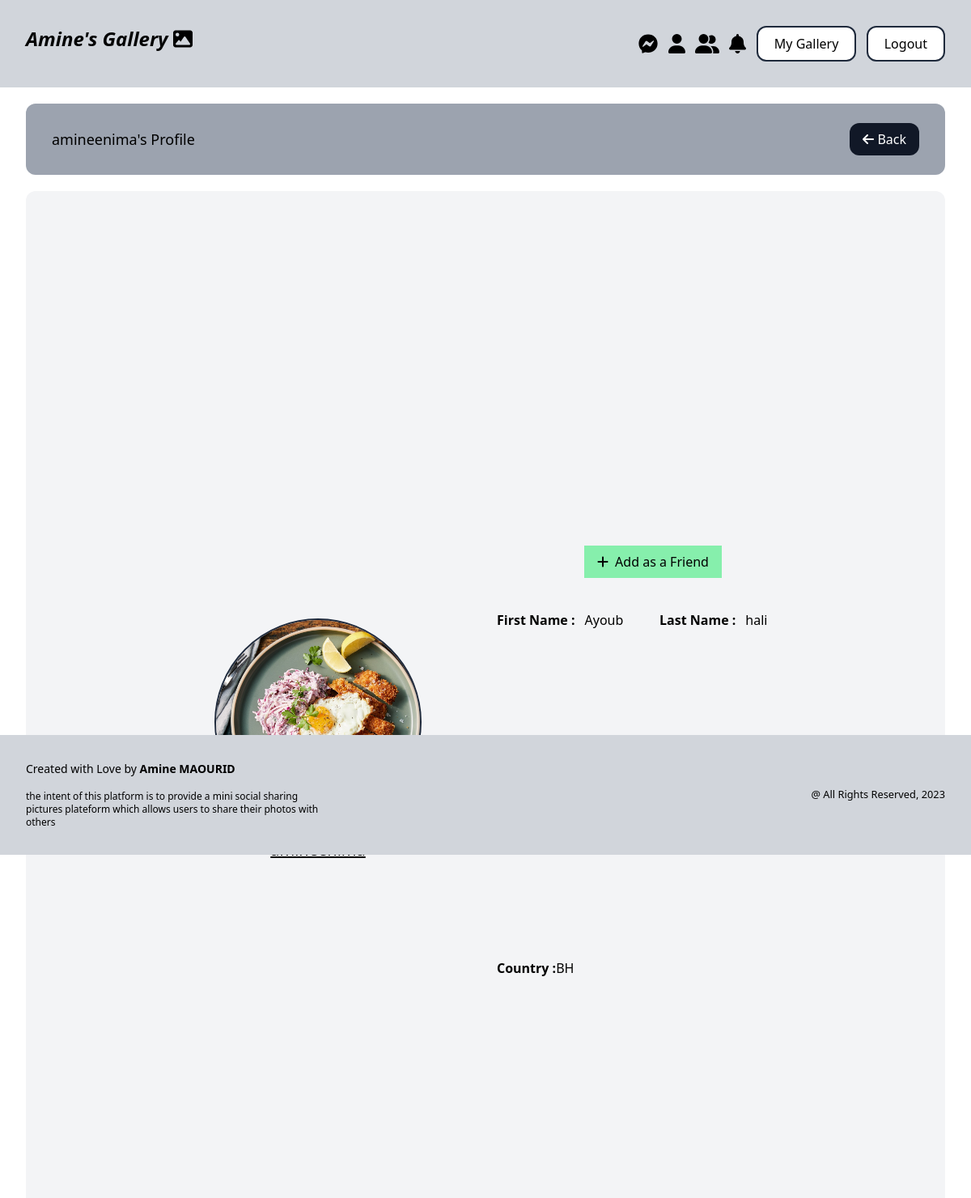
Page /profile/amineenima/ (signed in) on the committed database.
### userprofile/models.py (models this page shows, shortened)
class UserProfile(models.Model) :
    first_name = models.CharField(blank=True, null=True, max_length=100)
    last_name = models.CharField(blank=True, null=True, max_length=100)
    birthdate = models.DateField(blank=True, null=True)
    bio = models.CharField(max_length=300, null=True, blank=True)
    user = models.ForeignKey(User, related_name='profile_data', on_delete=models.CASCADE)
    profile_picture = models.ImageField(blank=True, null=True, upload_to='profile/')
    country = CountryField(default='US')

### userprofile/views.py (the view)
# urls.py: path('<str:username>/', views.get_profile, name='view_profile'),
@login_required
def get_profile(request, username) :
    try :
        user = User.objects.get(username=username)
    except User.DoesNotExist :
        messages.error(request, 'Not found 404')
        return redirect(reverse('gallery'))
    user_profile_data = UserProfile.objects.filter(user=user)
    context = {}
    are_we_friends = False
    i_invited_him = False
    he_invited_me = False
    no_invitation = True
    have_i_already_sent_a_friendship_request = FriendshipRequest.objects.filter(initiated_by=request.user, sent_to=user).exists()
    if have_i_already_sent_a_friendship_request :
        i_invited_him = True
        no_invitation = False
        if FriendshipRequest.objects.filter(initiated_by=request.user, sent_to=user).first().status == True :
            are_we_friends = True
    has_he_already_sent_a_friendship_request_to_me = FriendshipRequest.objects.filter(initiated_by = user, sent_to=request.user).exists()
    if has_he_already_sent_a_friendship_request_to_me :
        he_invited_me = True
        no_invitation = False
        if FriendshipRequest.objects.filter(initiated_by=user, sent_to=request.user).first().status == True :
            are_we_friends = True
    if user_profile_data.exists():
        country = Country(user_profile_data.first().country)
        if country :
            context = {'user_profile_data' : user_profile_data.first(), 'username' : username,
                       'country_data' : country,
                       'are_we_friends' : are_we_friends,
                       'i_invited_him' : i_invited_him,
                       'he_invited_me' : he_invited_me,
                       'no_invitation' : no_invitation}
        else :
            context = {'user_profile_data' : user_profile_data.first(), 'username' : username,
                       'are_we_friends' : are_we_friends,
                       'i_invited_him' : i_invited_him,
                       'he_invited_me' : he_invited_me,
                       'no_invitation' : no_invitation}
        return render(request, 'userprofile/user_profile.html', context)
    else :
        context = {'username' : username, 'are_we_friends' : are_we_friends,
                   'i_invited_him' : i_invited_him,
                   'he_invited_me' : he_invited_me,
                   'no_invitation' : no_invitation}
        return render(request, 'userprofile/user_profile.html', context)

### userprofile/templates/userprofile/user_profile.html (shortened to what this page needs)
{% extends 'userprofile/base.html' %}
{% load static %}
{% load countries %}
{% block content %}
    <div class="h-screen flex flex-col">
        <div class="flex justify-between py-6 px-8 bg-gray-400 rounded-xl mb-5 items-center">
            <h3 class="text-lg">{{username}}'s Profile </h3>
            <button class="py-2 px-4 bg-gray-900 text-white hover:bg-gray-700 rounded-xl">
                <a href="{% url 'profile:my_profile' %}" class="flex items-center">
                    <i class="fa-solid fa-arrow-left"></i>
                    <p class="ml-1">Back</p>
                </a>
            </button>
        </div>
        <div class="h-full bg-gray-100 rounded-xl p-6 flex flex-col items-center">
            {% if user_profile_data %}
                <div class="grid grid-cols-2 gap-3 h-full w-3/4">
                    <div class="flex flex-col items-center justify-center">
                        <div class="bg-gray-200 rounded-full border-2 border-slate-800 w-64 h-64 overflow-clip">
                            {% if user_profile_data.profile_picture %}
                            <img src="{{user_profile_data.profile_picture.url}}" alt="profile_picture"
                            class="w-full h-full object-cover">
                            {% else %}
                                <img src="{% static 'profile/anonymous.avif' %}" alt="anonymous_profile"
                                class="w-full h-full object-cover">
                            {% endif %}
                        </div>
                        <p class="text-xl underline my-4"> {{username}} </p>
                    </div>
                    <div class="flex justify-center items-center">
                        <div class="grid grid-cols-2 gap-4 h-1/2 p-2">
                            <div class="col-span-2 flex items-center">
                                {% if are_we_friends %}
                                    <button class="py-2 px-4 bg-gray-200 hover:bg-gray-600 hover:text-white m-auto">
                                        Message
                                    </button>
                                {% else %}
                                    {% if no_invitation %}
                                        <form action="{% url 'friends:send_request' username %}" method="POST" class="m-auto h-fit w-fit mb-6">
                                            <button class="py-2 px-4 flex items-center bg-green-300 hover:bg-green-600 hover:text-white">
                                                <i class="fa-solid fa-plus"></i> <p class="ml-2">Add as a Friend</p>
                                            </button>
                                        </form>
                                    {% endif %}
                                {% endif %}
                            </div>
                            <div class="flex">
                                <label class="font-bold mr-3">First Name : </label>
                                <p>{{user_profile_data.first_name}}</p>
                            </div>
                            <div class="flex">
                                <label class="font-bold mr-3">Last Name : </label>
                                <p>{{user_profile_data.last_name}}</p>
                            </div>
                            <div class="col-span-2 flex items-center">
                                <label class="font-bold">Birthdate :</label>
                                <p class="m-auto"> {{user_profile_data.birthdate}} </p>
                            </div>
                            <div class="col-span-2 flex flex-col">
                                <label class="font-bold">Bio :</label>
                                <p class="h-fit"> {{user_profile_data.bio}} </p>
                            </div>
                            <div class="col-span-2 flex items-center">
                                <label class="font-bold">Country :</label>
                                {% if country_data %}
                                <div class="flex items-center m-auto ">
                                    <p class="mr-2"> {{country_data.name}}</p>
                                    <img src="{{country_data.flag}}" alt='country_flag' class="border-1 border-slate-800 w-8">
                                </div>
                                {% else %}
                                    <p>{{user_profile_data.country}}</p>
                                {% endif %}
                            </div>
                        </div>
                    </div>
                </div>
            {% endif %}
        </div>
    </div>
{% endblock %}

### rows in the picture
UserProfile: profile_picture (picture), first_name "Ayoub", last_name "hali", country "BH"

### other values in the picture
{{ username }} "amineenima"
